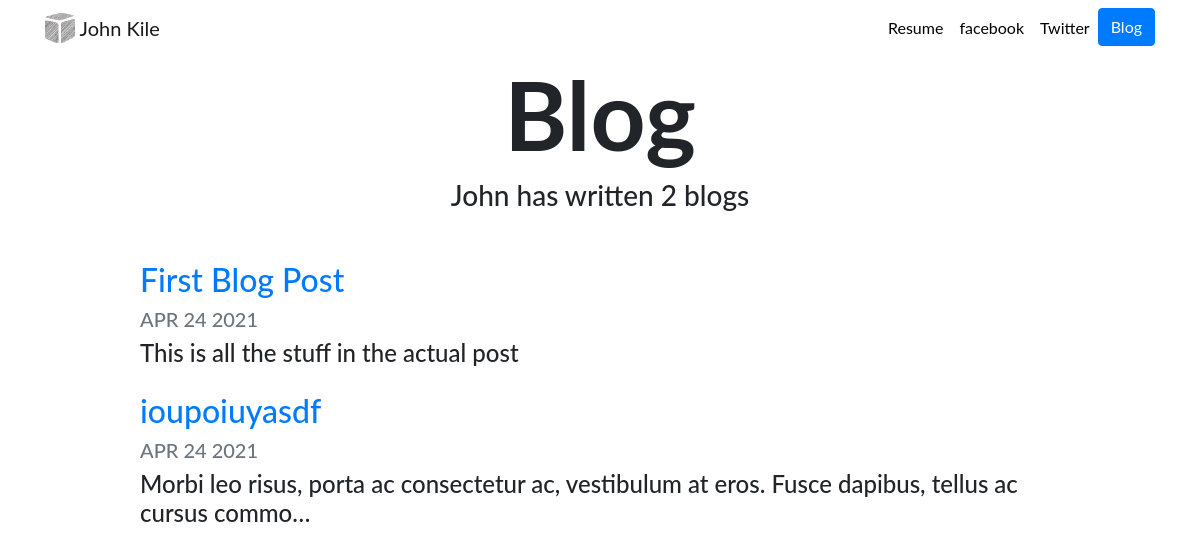
Screenshot of /blog/ with the database file from the repository.
### blog/models.py (models this page shows, shortened)
class BlogPost(models.Model):
    title = models.CharField(max_length=200)
    content = models.TextField()
    date = models.DateField()

### blog/views.py (the view)
# urls.py: path('', views.all_blogs, name='all_blogs'),
def all_blogs(request):
    blogPosts = BlogPost.objects.order_by('-date')
    return render(request, 'blog/all_blogs.html', {'blogPosts':blogPosts})

### blog/templates/blog/all_blogs.html
{% extends "portfolio/base.html" %}
{% load static %}
{% block content %}
<h1 id="blogtitle" class="font-weight-bold text-center">Blog</h1>
<h3 class="text-center mb-5">John has written {{ blogPosts.count }} blog{{ blogPosts.count|pluralize }}</h3>
{% for blogPost in blogPosts %}
<div class="row justify-content-center my-3">
  <div class="col-md-10">
    <a href="{% url 'blog:detail' blogPost.id %}">
      <h2>{{ blogPost.title }}</h2>
    </a>
    <h5 class="text-muted">{{ blogPost.date|date:'M d Y'|upper }}</h5>
    <h4>{{ blogPost.content|striptags|truncatechars:100 }}</h4>
  </div>
</div>
{% endfor %}
{% endblock %}

### portfolio/templates/portfolio/base.html (shortened to what this page needs)
<!doctype html>
<html lang="en">
  <head>
    {% load static %}
    <link rel="stylesheet" href="https://stackpath.bootstrapcdn.com/bootstrap/4.4.1/css/bootstrap.min.css">
    <link rel="stylesheet" href="{% static "portfolio/custom.css" %}">
  </head>
  <body>
    <nav id="topNav" class="navbar navbar-expand-md navbar-light">
      <div class="container">
        <a class="navbar-brand" href="{% url 'index' %}">
          <img src="{% static 'portfolio/cube.png' %}" width="30" height="30" class="d-inline-block align-top" alt="John's Logo">
          <span>John Kile</span>
        </a>
        <div class="collapse navbar-collapse text-center" id="navbarNav">
          <ul class="navbar-nav ml-auto">
            <li class="nav-item">
              <a class="nav-link" href="{% static 'portfolio/resume.pdf' %}">Resume</a>
            </li>
            <li class="nav-item">
              <a class="nav-link" href="https://www.facebook.com/downhomewebsolutions/" target="_blank">facebook</a>
            </li>
            <li class="nav-item">
              <a class="nav-link" href="https://twitter.com/DownHomeWeb" target="_blank">Twitter</a>
            </li>
            <li>
              <a role="button" href="{% url 'blog:all_blogs' %}" class="btn btn-primary">Blog</a>
            </li>
          </ul>
        </div>
      </div>
    </nav>
    <div class="container">
    {% block content %}{% endblock %}
    </div>
</body>
</html>

### portfolio/static/portfolio/custom.css (style rules this page uses)
.navbar-nav .nav-link { color: rgba(0,0,0,1) !important; }
body { font-family: 'Lato', sans-serif; }
#blogtitle { font-size: 6rem; }

### rows the page displays
BlogPost: title "First Blog Post", date "APR 24 2021", content "This is all the stuff in the actual post"
BlogPost: title "ioupoiuyasdf", date "APR 24 2021", content "Morbi leo risus, porta ac consectetur ac, vestibulum at eros. Fusce dapibus, tellus ac cursus commo…"

### other values shown
{{ blogPosts.count }} "2"
